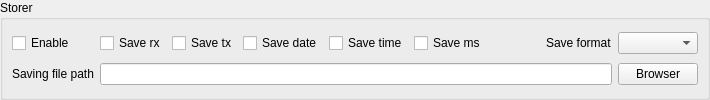
<?xml version="1.0" encoding="UTF-8"?>
<ui version="4.0">
 <class>xToolsStorerToolUi</class>
 <widget class="QWidget" name="xToolsStorerToolUi">
  <property name="geometry">
   <rect>
    <x>0</x>
    <y>0</y>
    <width>710</width>
    <height>100</height>
   </rect>
  </property>
  <property name="windowTitle">
   <string notr="true">Form</string>
  </property>
  <layout class="QGridLayout" name="gridLayout">
   <property name="leftMargin">
    <number>0</number>
   </property>
   <property name="topMargin">
    <number>0</number>
   </property>
   <property name="rightMargin">
    <number>0</number>
   </property>
   <property name="bottomMargin">
    <number>0</number>
   </property>
   <item row="0" column="0">
    <widget class="QGroupBox" name="groupBox_5">
     <property name="title">
      <string>Storer</string>
     </property>
     <layout class="QGridLayout" name="gridLayout_7">
      <item row="0" column="1">
       <widget class="xToolsCheckBox" name="checkBoxRx">
        <property name="text">
         <string>Save rx</string>
        </property>
       </widget>
      </item>
      <item row="0" column="2">
       <widget class="xToolsCheckBox" name="checkBoxTx">
        <property name="text">
         <string>Save tx</string>
        </property>
       </widget>
      </item>
      <item row="0" column="4">
       <widget class="xToolsCheckBox" name="checkBoxTime">
        <property name="text">
         <string>Save time</string>
        </property>
       </widget>
      </item>
      <item row="0" column="3">
       <widget class="xToolsCheckBox" name="checkBoxDate">
        <property name="text">
         <string>Save date</string>
        </property>
       </widget>
      </item>
      <item row="0" column="7">
       <widget class="QLabel" name="label">
        <property name="text">
         <string>Save format</string>
        </property>
       </widget>
      </item>
      <item row="0" column="5">
       <widget class="xToolsCheckBox" name="checkBoxMs">
        <property name="text">
         <string>Save ms</string>
        </property>
       </widget>
      </item>
      <item row="0" column="0">
       <widget class="xToolsCheckBox" name="checkBoxEnable">
        <property name="text">
         <string>Enable</string>
        </property>
       </widget>
      </item>
      <item row="0" column="8">
       <widget class="xToolsTextFormatComboBox" name="comboBoxFormat"/>
      </item>
      <item row="0" column="6">
       <spacer name="horizontalSpacer">
        <property name="orientation">
         <enum>Qt::Horizontal</enum>
        </property>
        <property name="sizeHint" stdset="0">
         <size>
          <width>40</width>
          <height>20</height>
         </size>
        </property>
       </spacer>
      </item>
      <item row="1" column="8">
       <widget class="QPushButton" name="pushButtonSelectFile">
        <property name="text">
         <string>Browser</string>
        </property>
       </widget>
      </item>
      <item row="1" column="0">
       <widget class="QLabel" name="label_14">
        <property name="text">
         <string>Saving file path</string>
        </property>
       </widget>
      </item>
      <item row="1" column="1" colspan="7">
       <widget class="xToolsLineEdit" name="lineEditStorerPath"/>
      </item>
     </layout>
    </widget>
   </item>
  </layout>
 </widget>
 <customwidgets>
  <customwidget>
   <class>xToolsTextFormatComboBox</class>
   <extends>QComboBox</extends>
   <header location="global">xToolsTextFormatComboBox.h</header>
  </customwidget>
  <customwidget>
   <class>xToolsCheckBox</class>
   <extends>QCheckBox</extends>
   <header location="global">xToolsCheckBox.h</header>
  </customwidget>
  <customwidget>
   <class>xToolsLineEdit</class>
   <extends>QLineEdit</extends>
   <header location="global">xToolsLineEdit.h</header>
  </customwidget>
 </customwidgets>
 <resources/>
 <connections/>
</ui>
